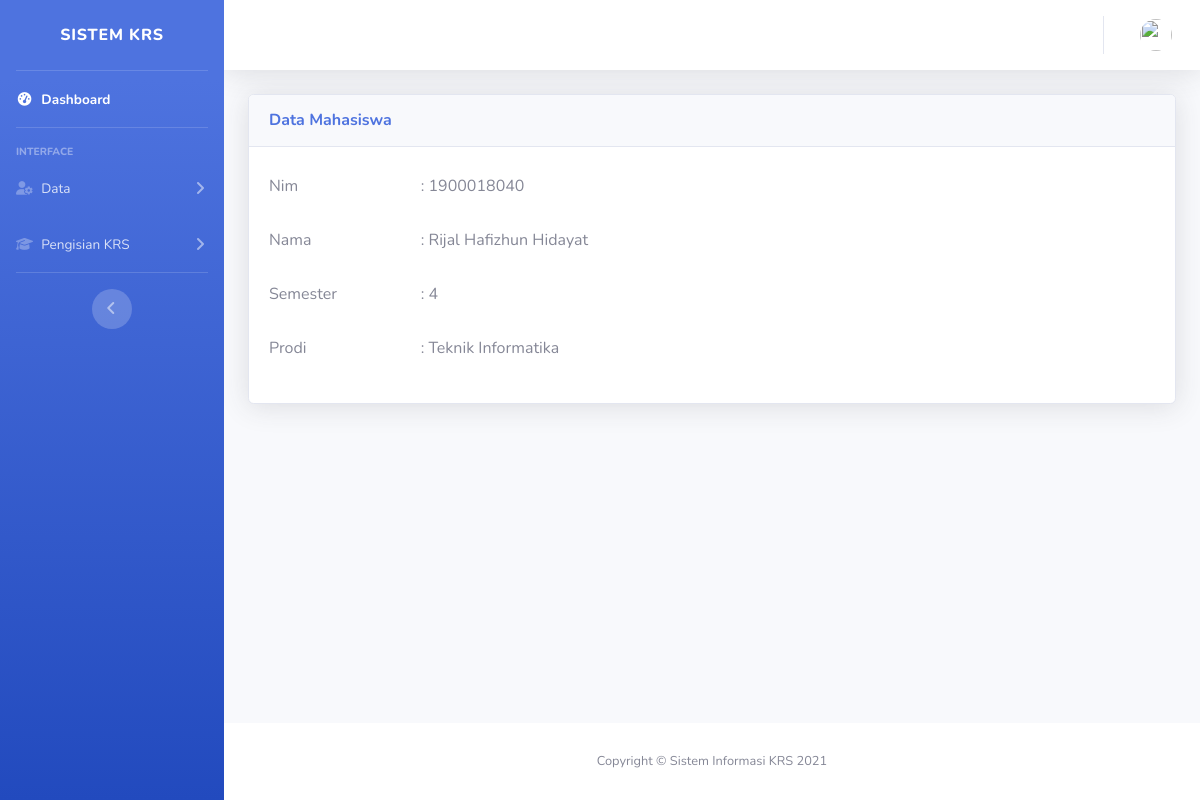
/data_mahasiswa.php (signed in), run on the app's committed database.
### tables this page shows
CREATE TABLE `mahasiswa` (
  `nim` int(11) NOT NULL,
  `password` varchar(100) NOT NULL,
  `nama_mahasiswa` varchar(100) NOT NULL,
  `semester` int(100) NOT NULL,
  `prodi` varchar(100) NOT NULL
);

### data_mahasiswa.php (the view, shortened to what this page needs)
<?php
    require 'konek.php';
    $nim = $_SESSION['nim'];
    $data_tampil = mysqli_query($konek, "SELECT * FROM mahasiswa WHERE nim = $nim ");
    $tampil = mysqli_fetch_array($data_tampil);
?>
<!DOCTYPE html>
<html lang="en">
<head>
    <link href="vendor/fontawesome-free/css/all.min.css" rel="stylesheet" type="text/css">
    <link href="css/sb-admin-2.min.css" rel="stylesheet">
</head>
<body id="page-top">
    <div id="wrapper">
        <ul class="navbar-nav bg-gradient-primary sidebar sidebar-dark accordion" id="accordionSidebar">
            <a class="sidebar-brand d-flex align-items-center justify-content-center" href="dashbord.php">
                <div class="sidebar-brand-text mx-3">sistem krs</div>
            </a>
            <hr class="sidebar-divider my-0">
            <li class="nav-item active">
                <a class="nav-link" href="dashbord.php">
                    <i class="fas fa-fw fa-tachometer-alt"></i>
                    <span>Dashboard</span></a>
            </li>
            <hr class="sidebar-divider">
            <div class="sidebar-heading">
                Interface
            </div>
            <li class="nav-item">
                <a class="nav-link collapsed" href="#" data-toggle="collapse" data-target="#collapseTwo"
                    aria-expanded="true" aria-controls="collapseTwo">
                    <i class="fas fa-user-cog"></i>
                    <span>Data</span>
                </a>
            </li>
            <li class="nav-item">
                <a class="nav-link collapsed" href="#" data-toggle="collapse" data-target="#collapseUtilities"
                    aria-expanded="true" aria-controls="collapseUtilities">
                    <i class="fas fa-graduation-cap"></i>
                    <span>Pengisian KRS</span>
                </a>
            </li>
            <hr class="sidebar-divider d-none d-md-block">
            <div class="text-center d-none d-md-inline">
                <button class="rounded-circle border-0" id="sidebarToggle"></button>
            </div>
        </ul>
        <div id="content-wrapper" class="d-flex flex-column">
            <div id="content">
                <nav class="navbar navbar-expand navbar-light bg-white topbar mb-4 static-top shadow">
                    <ul class="navbar-nav ml-auto">
                        <li class="nav-item dropdown no-arrow">
                            <a class="nav-link dropdown-toggle" href="#" id="userDropdown" role="button"
                                data-toggle="dropdown" aria-haspopup="true" aria-expanded="false">
                                <img class="img-profile rounded-circle"
                                    src="img/undraw_profile.svg">
                            </a>
                        </li>
                    </ul>
                </nav>
                <div class="container-fluid">
                    <div class="card shadow mb-4">
                        <div class="card-header py-3">
                            <h6 class="m-0 font-weight-bold text-primary">Data Mahasiswa</h6>
                        </div>
                        <div class="card-body">
                            <div class="form-group row">
                                <label for="staticEmail" class="col-sm-2 col-form-label">Nim</label>
                                <div class="col-sm-10">
                                  <p class="form-control-plaintext">: <?php echo $tampil['nim']; ?></p>
                                </div>
                              </div>
                              <div class="form-group row">
                                <label for="staticEmail" class="col-sm-2 col-form-label">Nama</label>
                                <div class="col-sm-10">
                                  <p class="form-control-plaintext">: <?php echo $tampil['nama_mahasiswa']; ?></p>
                                </div>
                              </div>
                              <div class="form-group row">
                                <label for="staticEmail" class="col-sm-2 col-form-label">Semester</label>
                                <div class="col-sm-10">
                                  <p class="form-control-plaintext">: <?php echo $tampil['semester']; ?></p>
                                </div>
                              </div>
                              <div class="form-group row">
                                <label for="staticEmail" class="col-sm-2 col-form-label">Prodi</label>
                                <div class="col-sm-10">
                                  <p class="form-control-plaintext">: <?php echo $tampil['prodi']; ?></p>
                                </div>
                              </div>
                        </div>
                    </div>
                </div>
            </div>
            <footer class="sticky-footer bg-white">
                <div class="container my-auto">
                    <div class="copyright text-center my-auto">
                        <span>Copyright &copy; Sistem Informasi KRS 2021</span>
                    </div>
                </div>
            </footer>
        </div>
    </div>
</body>
</html>

### data on the page
mahasiswa: nim "1900018040", nama_mahasiswa "Rijal Hafizhun Hidayat", semester "4", prodi "Teknik Informatika"
